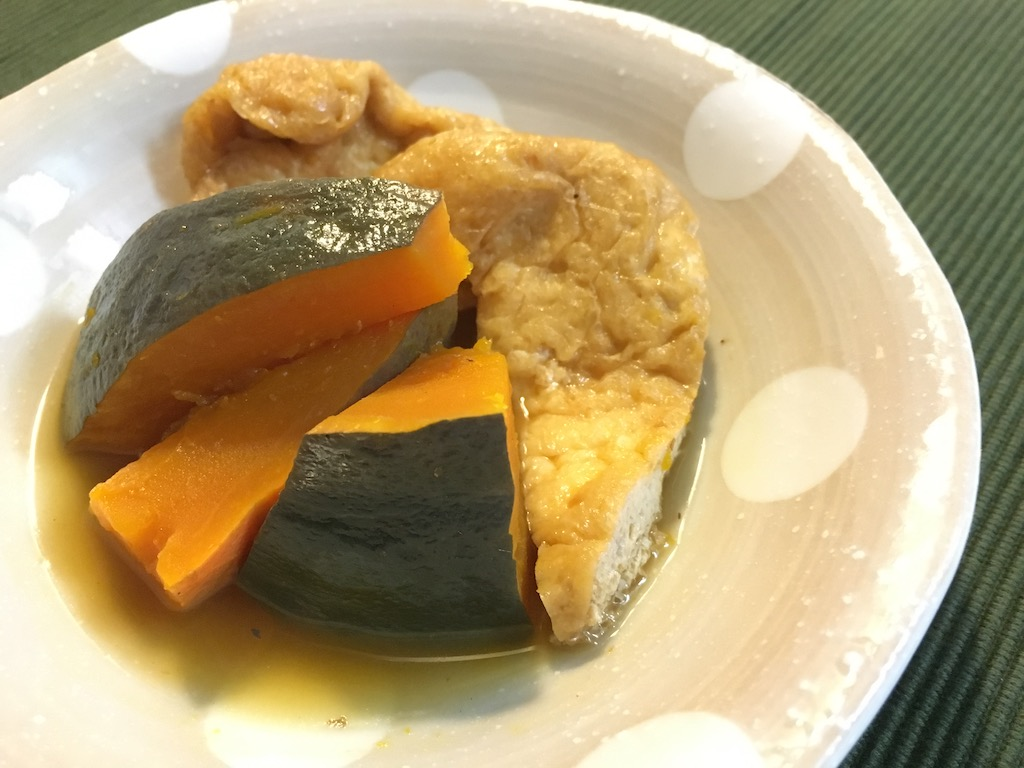
#> input picture 4/img/recipe.jpg, 1024 x 768 px
$ jupyter execute --allow-errors ksvd.ipynb   (shell and % lines are left out)   (older library calls are emulated)
#> lines starting #> are read from the running program, lines starting #| are printed output that depends on the picture; long printed decimals are rounded
# Sparse Modeling For Beginner 4
## Contents:
1. K-SVD for Random Matrix
2. K-SVD for Image
3. Denoising by K-SVD

[cell 1]
import numpy as np
import matplotlib
import matplotlib.pyplot as plt
import seaborn as sns

plt.rcParams["font.family"] = "IPAexGothic"

np.random.seed(41)

# 1. K-SVD for Random Matrix

[cell 2]
from spmimage.decomposition import KSVD

Y = np.random.rand(100,200)
#> (the rest of this cell did not finish here and is left out)

#> (a cell that did not finish here is left out)

#> (a cell that did not finish here is left out)

#> (a cell that did not finish here is left out)

# 2. K-SVD for Image

[cell 6]
from PIL import Image
img = np.asarray(Image.open("img/recipe.jpg").convert('L'))
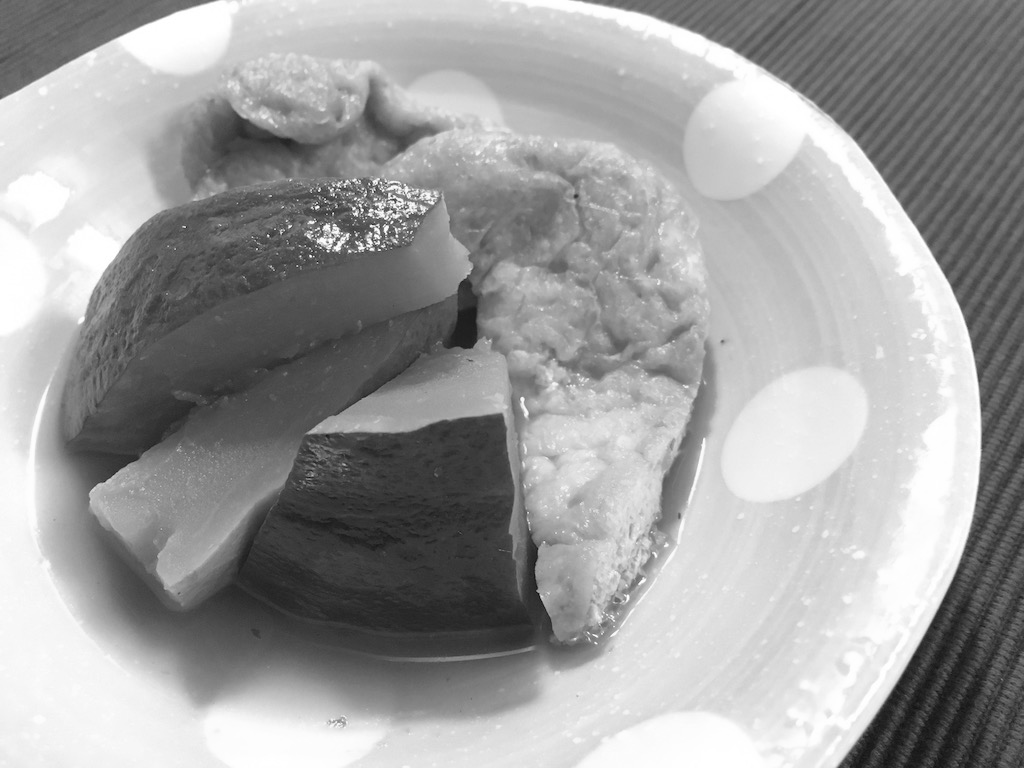
#> img: shape (768, 1024); min 7, max 255, mean 159.1
plt.imshow(img, cmap='gray')

[cell 7]
patch_size = (8, 8)
n_components = 50
transform_n_nonzero_coefs = 5
max_iter = 10

[cell 8]
from sklearn.preprocessing import StandardScaler
from spmimage.feature_extraction.image import extract_simple_patches_2d, reconstruct_from_simple_patches_2d
#> (the rest of this cell did not finish here and is left out)

#> (a cell that did not finish here is left out)

#> (a cell that did not finish here is left out)

[cell 11]
from skimage.metrics import peak_signal_noise_ratio as compare_psnr
from skimage.metrics import structural_similarity as compare_ssim

plt.figure(figsize=(12,12))
plt.subplot(1,2,1)
plt.imshow(img, cmap='gray')
plt.title("元画像")
plt.subplot(1,2,2)
#> (the rest of this cell did not finish here and is left out)

#> (a cell that did not finish here is left out)

[cell 13]
# 辞書をパッチサイズの画像に変形して表示
plt.figure(figsize=(16, 8))
#> (the rest of this cell did not finish here and is left out)

# 3. Denoising by K-SVD

[cell 14]
true_img = np.asarray(Image.open("img/recipe.jpg").convert('L'))
noise = (np.random.rand(*img.shape) - 0.5) * 20
img = true_img.copy().astype(np.float64) + noise

[cell 15]
plt.figure(figsize=(12,12))
plt.subplot(1,2,1)
plt.imshow(true_img, cmap='gray')
plt.title("元画像")
plt.subplot(1,2,2)
plt.imshow(img, cmap='gray')
plt.title("ノイズ付加画像")
print("PSNR:", compare_psnr(true_img, img.astype(np.uint8)))
#| PSNR: 16.738
print("SSIM:", compare_ssim(true_img, img.astype(np.uint8)))
#| SSIM: 0.6848
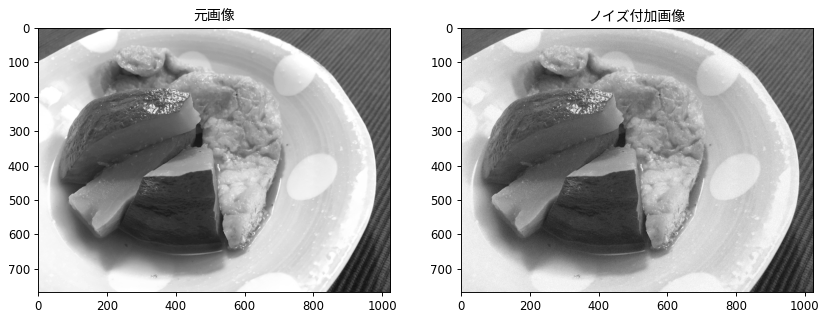
#> figure drawn by matplotlib, 2 panels

$ run again, with 4/img/dictionary.png saved as 4/img/recipe.jpg
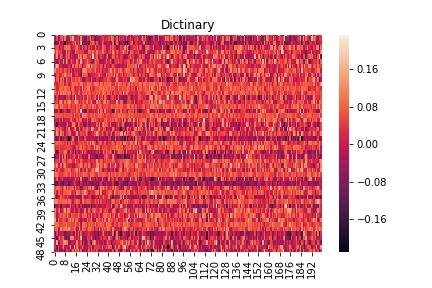
#> input picture 4/img/dictionary.png, 432 x 288 px
#> `img = np.asarray(Image.open("img/recipe.jpg").convert('L'))`:
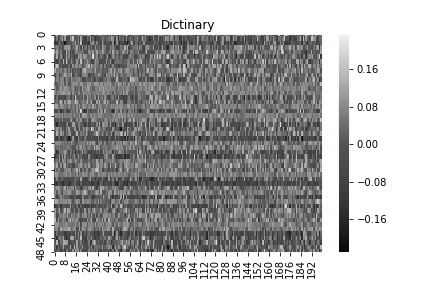
#> img: shape (288, 432); min 0, max 255, mean 180.3
#| PSNR: 6.915
#| SSIM: 0.5111
#> `[cell 15] plt.figure(figsize=(12,12)) plt.subplot(1,2,1) plt.imshow(tr..`:
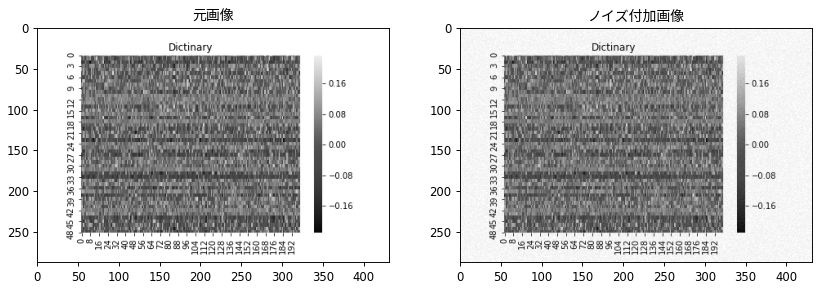
#> figure drawn by matplotlib, 2 panels

$ run again, with 4/img/image_dictionary.png saved as 4/img/recipe.jpg
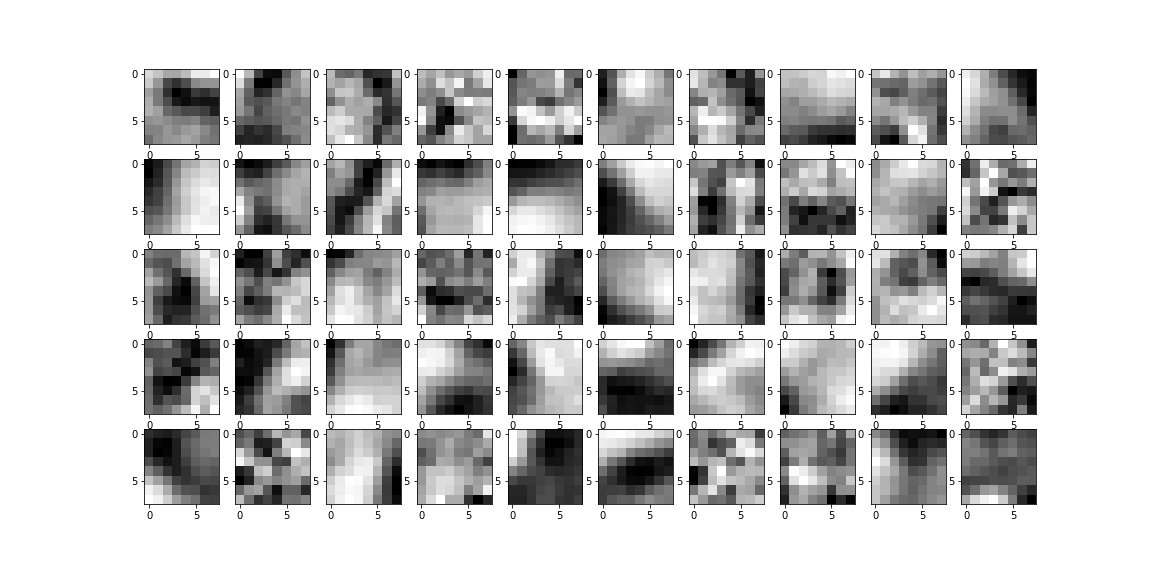
#> input picture 4/img/image_dictionary.png, 1152 x 576 px
#| PSNR: 6.045
#| SSIM: 0.343
#> `[cell 15] plt.figure(figsize=(12,12)) plt.subplot(1,2,1) plt.imshow(tr..`:
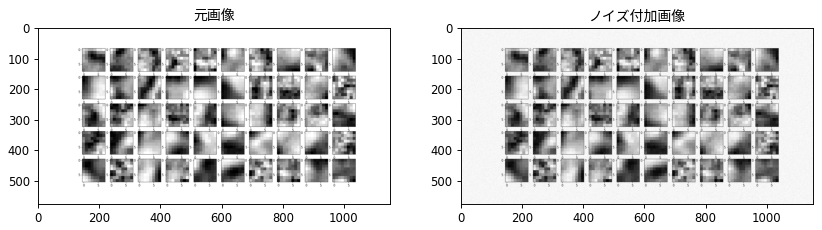
#> figure drawn by matplotlib, 2 panels
